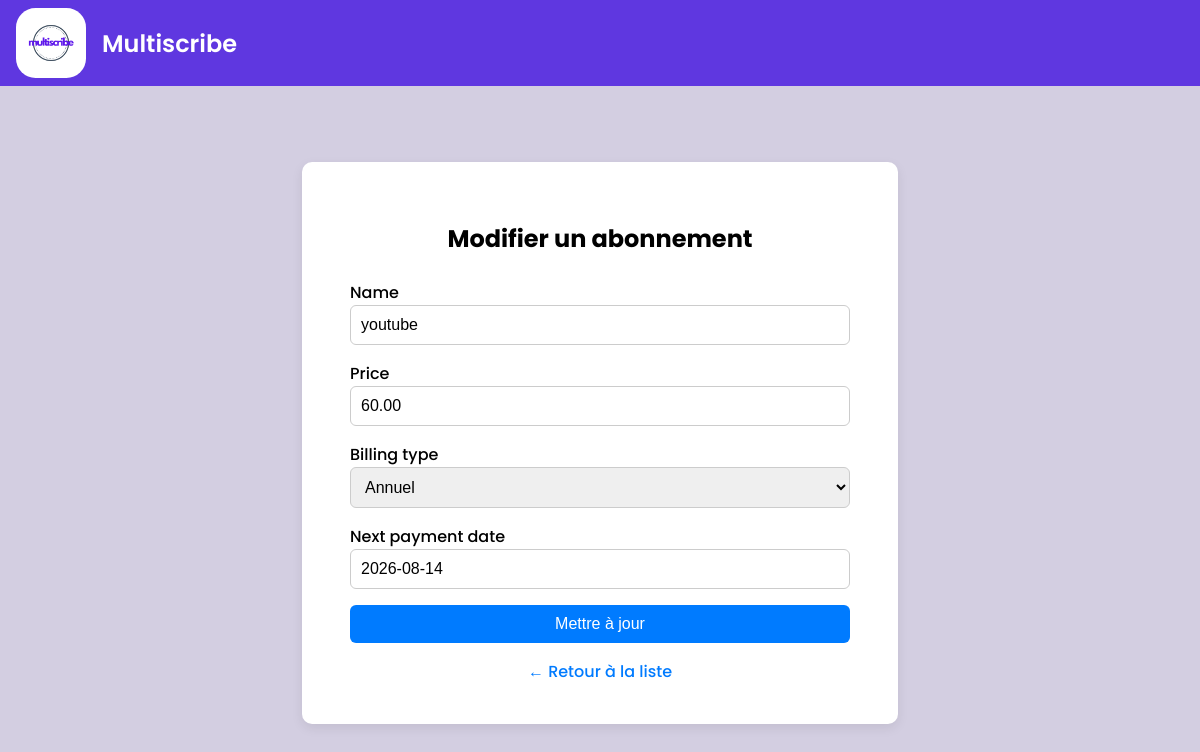
Before: /modifier/9/ (signed in) with the older database file.
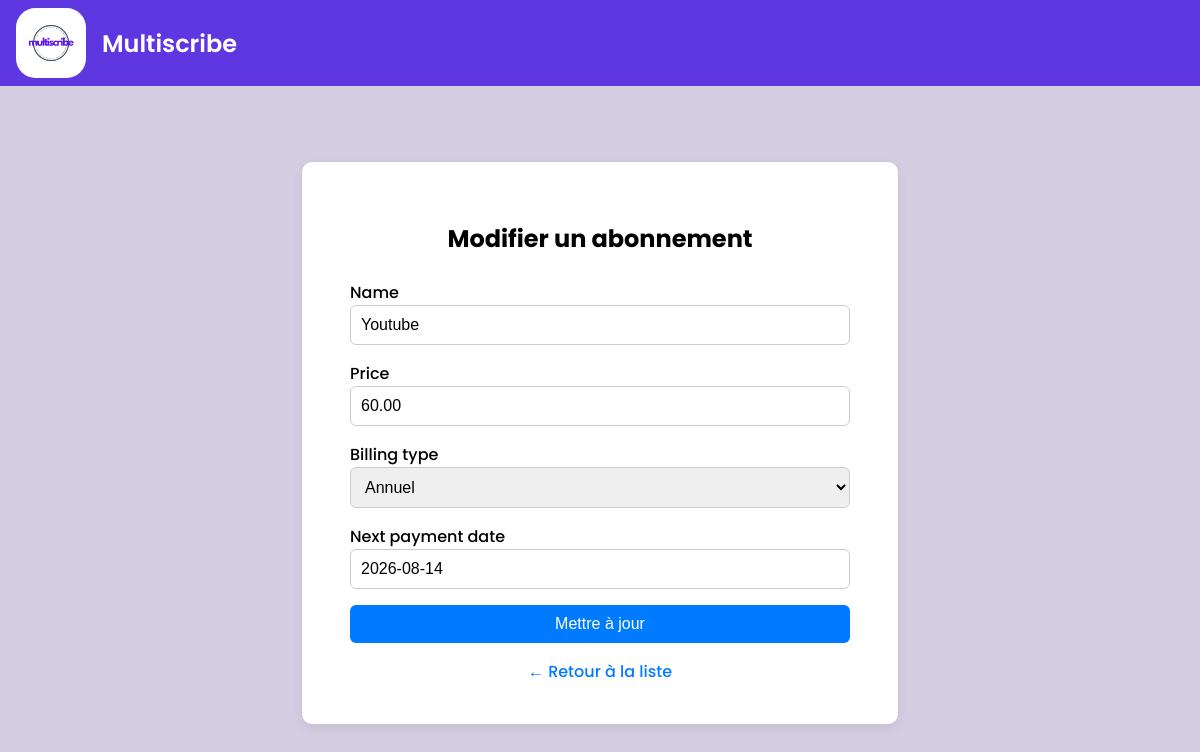
After: the same page with the newer database file.
### multiscribe/models.py (models this page shows, shortened)
class Subscription(models.Model):
    BILLING_CHOICES = [
        ('monthly', 'Mensuel'),
        ('yearly', 'Annuel'),
    ]
    user = models.ForeignKey(User, on_delete=models.CASCADE, related_name='subscriptions')
    name = models.CharField(max_length=100)
    price = models.DecimalField(max_digits=7, decimal_places=2)
    billing_type = models.CharField(max_length=10, choices=BILLING_CHOICES)
    next_payment_date = models.DateField()
    logo = models.URLField(blank=True, null=True, help_text="URL du logo de l'abonnement (facultatif)")

### multiscribe/views.py (the view)
# urls.py: path('modifier/<int:pk>/', views.modifier_abonnement, name='modifier_abonnement'),
@login_required
def modifier_abonnement(request, pk):
    abonnement = get_object_or_404(Subscription, pk=pk, user=request.user)
    if request.method == 'POST':
        form = SubscriptionForm(request.POST, instance=abonnement)
        if form.is_valid():
            form.save()
            return redirect('multiscribe-liste')
    else:
        form = SubscriptionForm(instance=abonnement)
    return render(request, 'multiscribe/abonnement_form.html', {
        'form': form,
        'abonnement': abonnement  # <-- important
    })

### multiscribe/forms.py
class SubscriptionForm(forms.ModelForm):
    class Meta:
        model = Subscription
        fields = ['name', 'price', 'billing_type', 'next_payment_date']

### multiscribe/templates/multiscribe/abonnement_form.html (shortened to what this page needs)
{% load static %}
<!DOCTYPE html>
<html lang="fr">
<head>
</head>
<body>
  <div class="navbar">
    <img src="{% static 'images/logo3.png' %}" alt="Logo Multiscribe" class="logo">
    Multiscribe
  </div>
  <div class="center-wrapper">
    <div class="form-container">
      <h2>{% if form.instance.pk %}Modifier{% else %}Ajouter{% endif %} un abonnement</h2>
      <form method="post">
        {% for field in form %}
          <div>
            <label for="{{ field.id_for_label }}">{{ field.label }}</label>
            {{ field }}
          </div>
        {% endfor %}
        <button type="submit">
          {% if form.instance.pk %}Mettre à jour{% else %}Ajouter{% endif %}
        </button>
      </form>
      <div class="back-link">
        <a href="{% url 'multiscribe-liste' %}">← Retour à la liste</a>
      </div>
    </div>
  </div>
</body>
</html>

Changed rows visible on the page:
changed Subscription "Annuel": name "youtube" → "Youtube"
